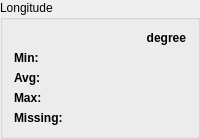
            <widget class="QGroupBox" name="groupBox_7">
             <property name="title">
              <string>Longitude</string>
             </property>
             <layout class="QGridLayout" name="gridLayout_11">
              <item row="2" column="0">
               <widget class="QLabel" name="label_44">
                <property name="font">
                 <font>
                  <bold>true</bold>
                 </font>
                </property>
                <property name="text">
                 <string>Avg:</string>
                </property>
               </widget>
              </item>
              <item row="0" column="0">
               <widget class="QLabel" name="label_45">
                <property name="text">
                 <string/>
                </property>
               </widget>
              </item>
              <item row="1" column="1">
               <widget class="QLabel" name="labelLongitudeMin">
                <property name="text">
                 <string/>
                </property>
                <property name="alignment">
                 <set>Qt::AlignRight|Qt::AlignTrailing|Qt::AlignVCenter</set>
                </property>
               </widget>
              </item>
              <item row="3" column="1">
               <widget class="QLabel" name="labelLongitudeMax">
                <property name="text">
                 <string/>
                </property>
                <property name="alignment">
                 <set>Qt::AlignRight|Qt::AlignTrailing|Qt::AlignVCenter</set>
                </property>
               </widget>
              </item>
              <item row="1" column="0">
               <widget class="QLabel" name="label_46">
                <property name="font">
                 <font>
                  <bold>true</bold>
                 </font>
                </property>
                <property name="text">
                 <string>Min:</string>
                </property>
               </widget>
              </item>
              <item row="2" column="1">
               <widget class="QLabel" name="labelLongitudeAvg">
                <property name="text">
                 <string/>
                </property>
                <property name="alignment">
                 <set>Qt::AlignRight|Qt::AlignTrailing|Qt::AlignVCenter</set>
                </property>
               </widget>
              </item>
              <item row="0" column="1">
               <widget class="QLabel" name="label_47">
                <property name="font">
                 <font>
                  <bold>true</bold>
                 </font>
                </property>
                <property name="text">
                 <string>degree</string>
                </property>
                <property name="alignment">
                 <set>Qt::AlignRight|Qt::AlignTrailing|Qt::AlignVCenter</set>
                </property>
               </widget>
              </item>
              <item row="3" column="0">
               <widget class="QLabel" name="label_48">
                <property name="font">
                 <font>
                  <bold>true</bold>
                 </font>
                </property>
                <property name="text">
                 <string>Max:</string>
                </property>
               </widget>
              </item>
              <item row="4" column="0">
               <widget class="QLabel" name="label_49">
                <property name="font">
                 <font>
                  <bold>true</bold>
                 </font>
                </property>
                <property name="text">
                 <string>Missing:</string>
                </property>
               </widget>
              </item>
              <item row="4" column="1">
               <widget class="QLabel" name="labelLongitudeMissing">
                <property name="text">
                 <string/>
                </property>
                <property name="alignment">
                 <set>Qt::AlignRight|Qt::AlignTrailing|Qt::AlignVCenter</set>
                </property>
               </widget>
              </item>
             </layout>
            </widget>
